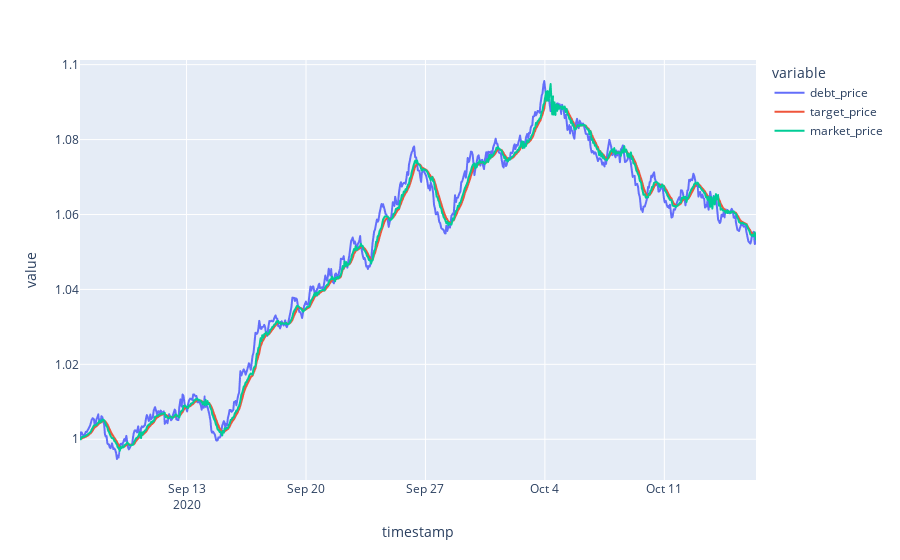

The notebook cell saved with this chart:
### Code cell
df.plot(kind='line', x='timestamp', y=['debt_price', 'target_price', 'market_price'])

### Figure 1 — Plotly figure (JSON) as saved in the notebook; plotly's stock layout.template omitted (floating-point values rounded to 4 significant figures; data arrays with more than 128 entries replaced by an {"elided": "..."} marker saying what was removed)
{"data": [{"hovertemplate": "variable=debt_price<br>timestamp=%{x}<br>value=%{y}<extra></extra>", "legendgroup": "debt_price", "line": {"color": "#636efa", "dash": "solid"}, "mode": "lines", "name": "debt_price", "showlegend": true, "type": "scattergl", "x": {"elided": "721 str values"}, "xaxis": "x", "y": {"elided": "721 float values"}, "yaxis": "y"}, {"hovertemplate": "variable=target_price<br>timestamp=%{x}<br>value=%{y}<extra></extra>", "legendgroup": "target_price", "line": {"color": "#EF553B", "dash": "solid"}, "mode": "lines", "name": "target_price", "showlegend": true, "type": "scattergl", "x": {"elided": "721 str values"}, "xaxis": "x", "y": {"elided": "721 float values"}, "yaxis": "y"}, {"hovertemplate": "variable=market_price<br>timestamp=%{x}<br>value=%{y}<extra></extra>", "legendgroup": "market_price", "line": {"color": "#00cc96", "dash": "solid"}, "mode": "lines", "name": "market_price", "showlegend": true, "type": "scattergl", "x": {"elided": "721 str values"}, "xaxis": "x", "y": {"elided": "721 float values"}, "yaxis": "y"}], "layout": {"autosize": true, "legend": {"title": {"text": "variable"}, "tracegroupgap": 0}, "margin": {"t": 60}, "xaxis": {"anchor": "y", "autorange": true, "domain": [0, 1], "range": ["2020-09-06 18:06:53.7309", "2020-10-16 08:55:08.7309"], "title": {"text": "timestamp"}, "type": "date"}, "yaxis": {"anchor": "x", "autorange": true, "domain": [0, 1], "range": [0.9891, 1.101], "title": {"text": "value"}, "type": "linear"}}}
